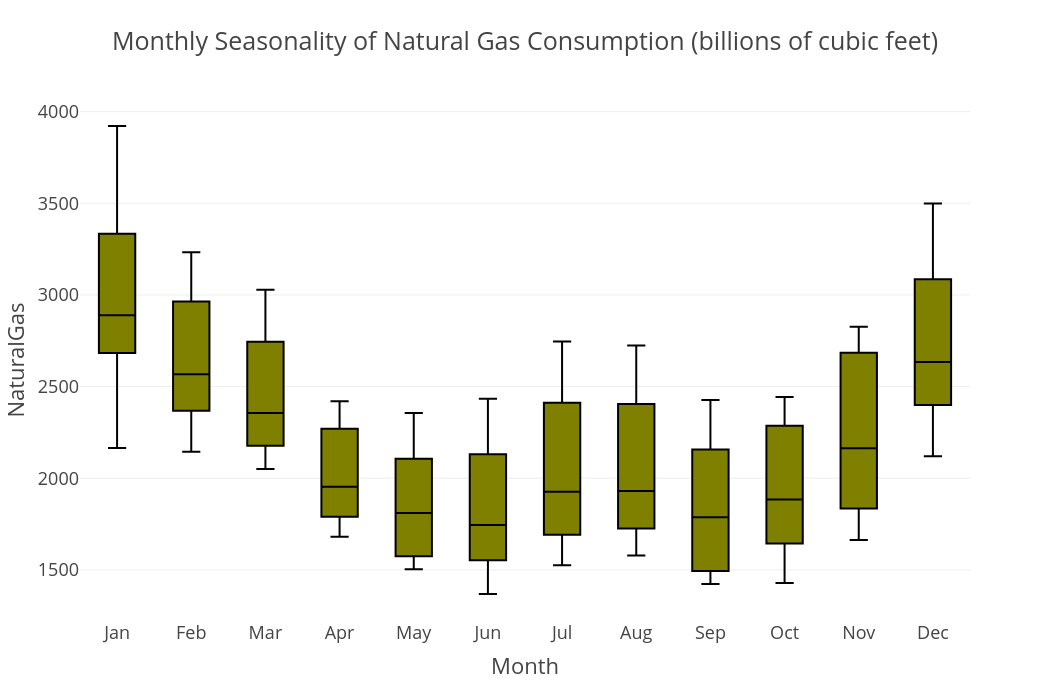

The code cell stored with this chart in its notebook:
### Markdown cell above
## 4. Seasonality analysis

US natural gas consumption is typically highest in winter, driven by heating demand, with a secondary peak in summer from power generation. The boxplot below shows the distribution of consumption for each month. This yearly pattern is why the models use `seasonal_periods=12`.

### Code cell
month_order = ["Jan", "Feb", "Mar", "Apr", "May", "Jun",
               "Jul", "Aug", "Sep", "Oct", "Nov", "Dec"]
df["Month"] = df["Date"].dt.month.map(dict(enumerate(month_order, start=1)))

fig = px.box(
    df,
    x="Month",
    y="NaturalGas",
    category_orders={"Month": month_order},
    title="Monthly Seasonality of Natural Gas Consumption (billions of cubic feet)",
    points="outliers"
)
fig.update_traces(line_color="black", fillcolor="olive")
fig.update_layout(template="presentation", width=1050, height=700)
fig.show()

### Figure 1 — Plotly figure (JSON) as saved in the notebook; plotly's stock layout.template omitted (floating-point values rounded to 4 significant figures; data arrays with more than 128 entries replaced by an {"elided": "..."} marker saying what was removed)
{"data": [{"alignmentgroup": "True", "boxpoints": "outliers", "fillcolor": "olive", "hovertemplate": "Month=%{x}<br>NaturalGas=%{y}<extra></extra>", "legendgroup": "", "line": {"color": "black"}, "marker": {"color": "#636efa"}, "name": "", "notched": false, "offsetgroup": "", "orientation": "v", "showlegend": false, "type": "box", "x": {"elided": "319 str values"}, "x0": " ", "xaxis": "x", "y": {"elided": "319 float values"}, "y0": " ", "yaxis": "y"}], "layout": {"boxmode": "group", "height": 700, "legend": {"tracegroupgap": 0}, "title": {"text": "Monthly Seasonality of Natural Gas Consumption (billions of cubic feet)"}, "width": 1050, "xaxis": {"anchor": "y", "categoryarray": ["Jan", "Feb", "Mar", "Apr", "May", "Jun", "Jul", "Aug", "Sep", "Oct", "Nov", "Dec"], "categoryorder": "array", "domain": [0, 1], "title": {"text": "Month"}}, "yaxis": {"anchor": "x", "domain": [0, 1], "title": {"text": "NaturalGas"}}}}
